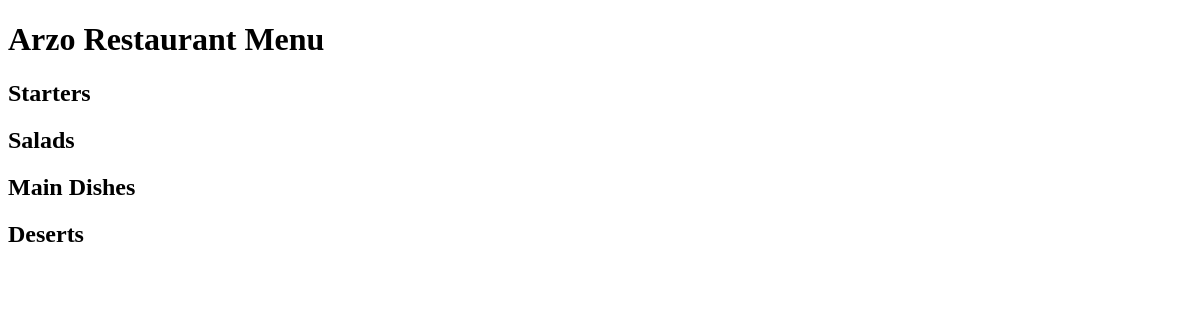
Before: / with the older database file.
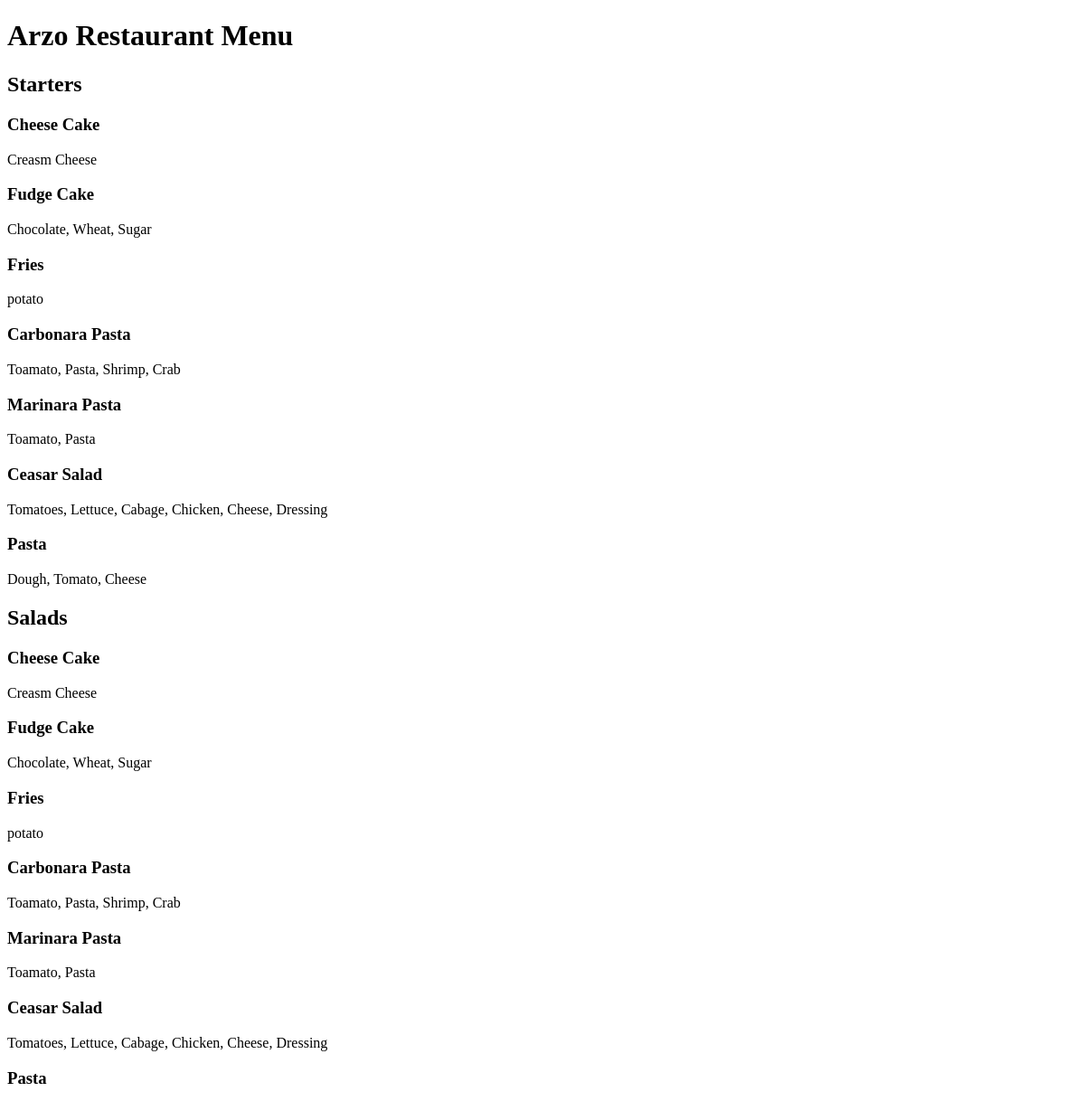
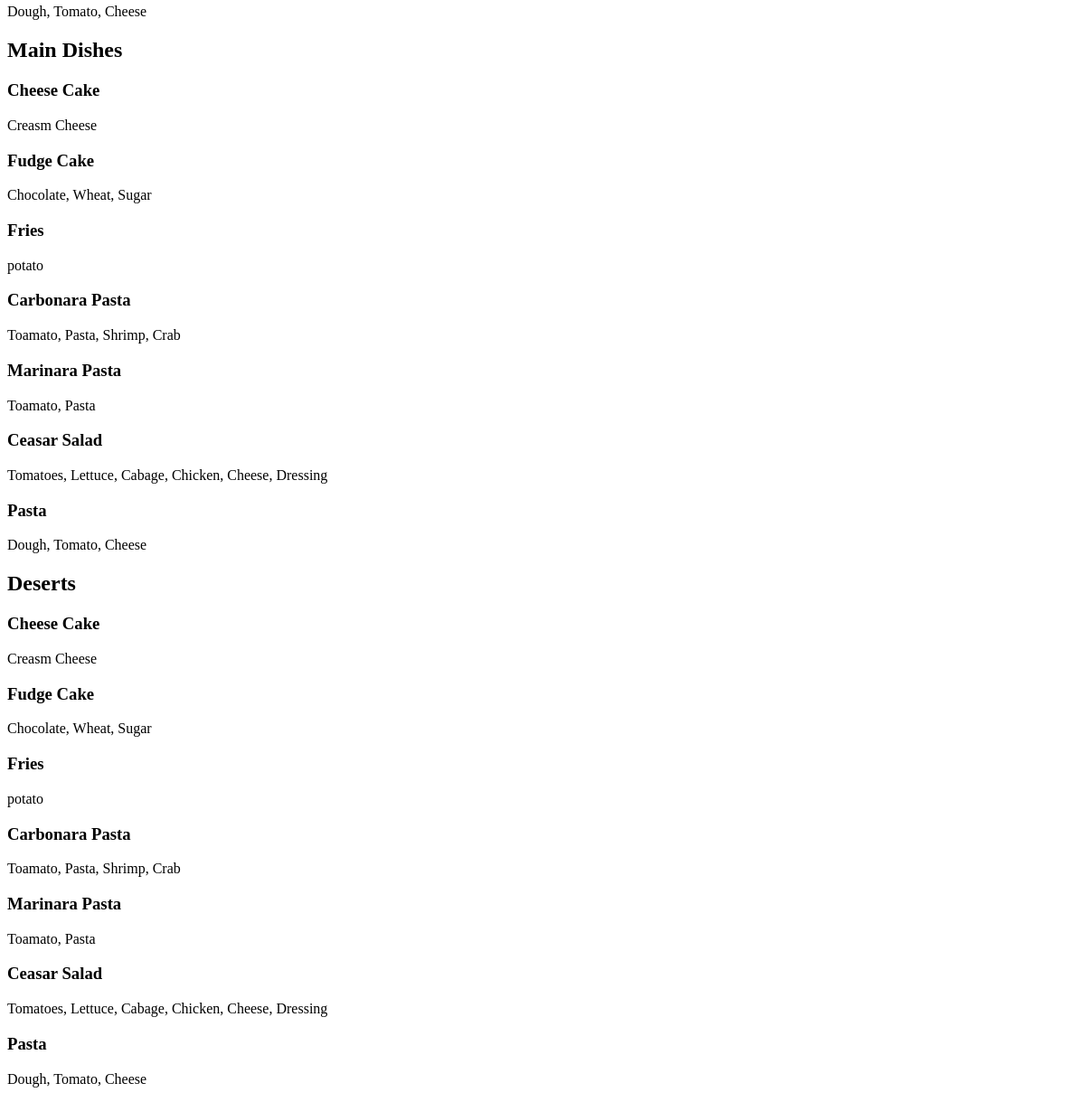
After: the same page with the newer database file (2 pictures, top to bottom).
### restaurant_app/models.py (models this page shows, shortened)
class Item(models.Model):
    meal = models.CharField(max_length=1000, unique=True)
    descriptions = models.CharField(max_length=2000)
    price = models.DecimalField(max_digits=10, decimal_places=2)
    meal_type = models.CharField(max_length=2000, choices=MEAL_TYPE)
    author = models.ForeignKey(User, on_delete=models.PROTECT)
    status = models.IntegerField(choices=STATUS, default=0)
    date_created= models.DateTimeField(auto_now_add=True)
    date_updated= models.DateTimeField(auto_now_add=True)

### restaurant_app/views.py (the view)
# urls.py: path('', views.MenuList.as_view(), name = 'home')
class MenuList(generic.ListView):
    queryset = Item.objects.order_by("-date_created")
    template_name = "index.html"
    def get_context_data(self, **kwargs):
        context = super().get_context_data(**kwargs)
        context["meals"] = MEAL_TYPE
        return context

### restaurant_app/templates/index.html (shortened to what this page needs)
<!DOCTYPE html>
<html lang="en">
    <head>
        <link rel="stylesheet" href="">
    </head>
    <body>
        <h1> Arzo Restaurant Menu</h1>
        {% for meal in meals%}
            <h2>{{meal.1}}</h2>
            {%for m in item_list%}
                    <h3>{{m.meal}}</h3>
                        <p>{{m.descriptions}}</p>
                {% endfor %}
        {%endfor%}
    </body>
</html>

Changed rows visible on the page:
added Item: meal "Cheese Cake", descriptions "Creasm Cheese"
added Item: meal "Fudge Cake", descriptions "Chocolate, Wheat, Sugar"
added Item: meal "Fries", descriptions "potato"
added Item: meal "Carbonara Pasta", descriptions "Toamato, Pasta, Shrimp, Crab"
added Item: meal "Marinara Pasta", descriptions "Toamato, Pasta"
added Item: meal "Ceasar Salad", descriptions "Tomatoes, Lettuce, Cabage, Chicken, Cheese, Dressing"
added Item: meal "Pasta", descriptions "Dough, Tomato, Cheese"
